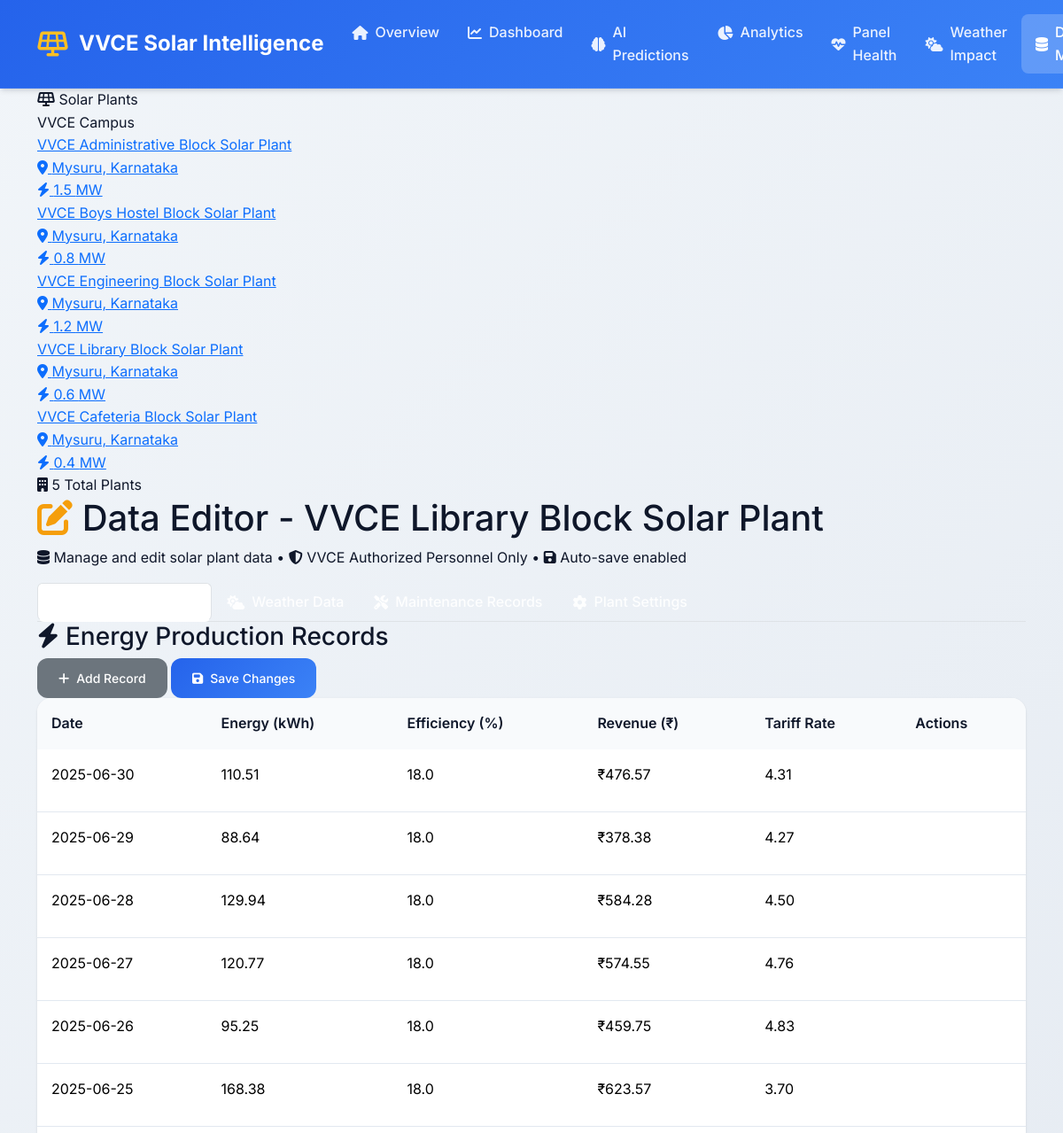
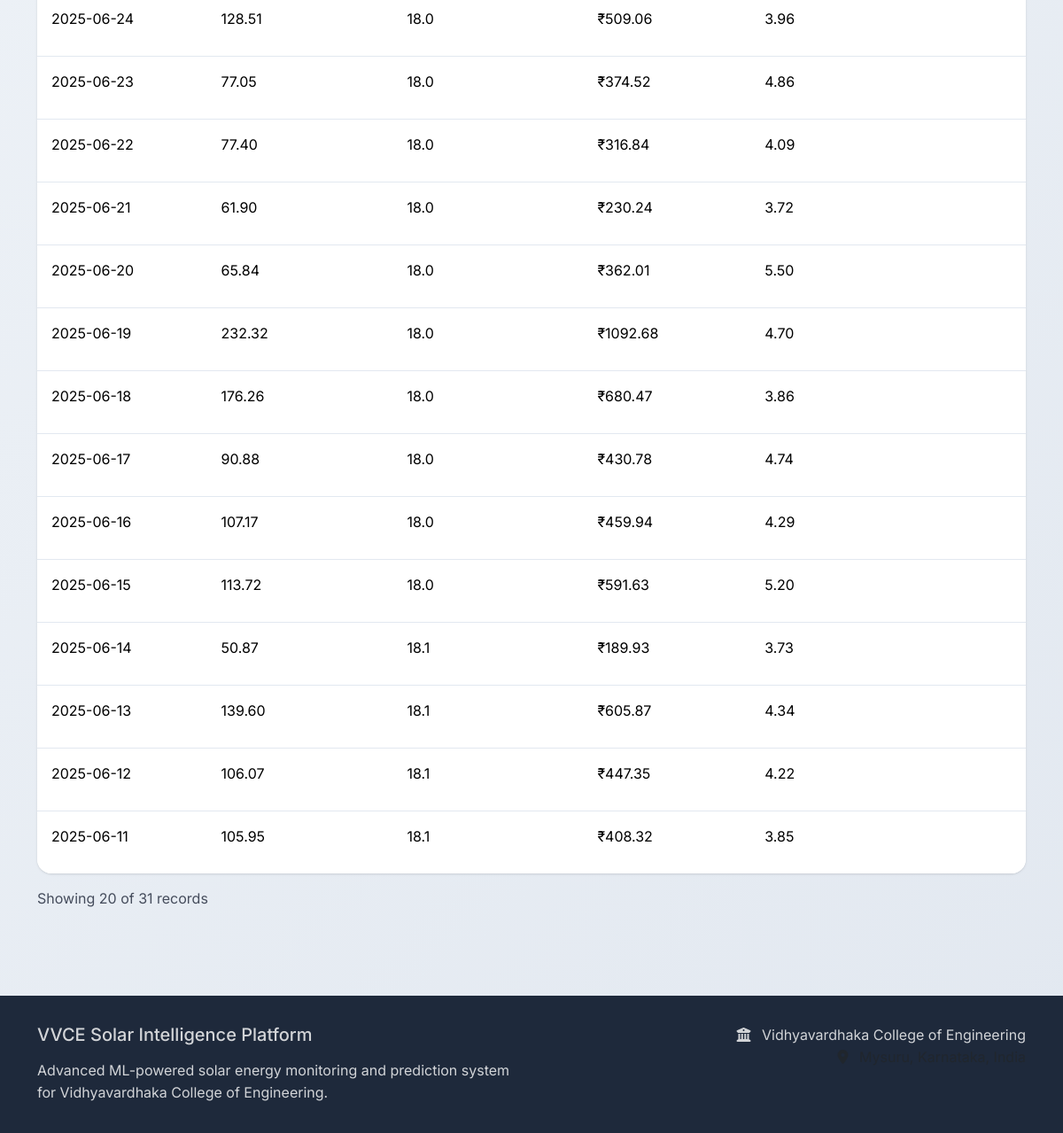
The app's page /data_editor/4 with its own data (2 pictures, top to bottom).
### models.py (models this page shows)
class SolarPlant(db.Model):
    id = db.Column(db.Integer, primary_key=True)
    name = db.Column(db.String(100), nullable=False)
    location = db.Column(db.String(100), nullable=False)
    capacity_mw = db.Column(db.Float, nullable=False)
    installation_date = db.Column(db.Date, nullable=False)
    panel_type = db.Column(db.String(50), nullable=False)
    efficiency_rating = db.Column(db.Float, nullable=False)
    created_at = db.Column(db.DateTime, default=datetime.utcnow)

class EnergyProduction(db.Model):
    id = db.Column(db.Integer, primary_key=True)
    plant_id = db.Column(db.Integer, db.ForeignKey('solar_plant.id'), nullable=False)
    date = db.Column(db.Date, nullable=False)
    energy_produced = db.Column(db.Float, nullable=False)  # kWh
    equipment_efficiency = db.Column(db.Float, nullable=False)  # Percentage
    revenue_inr = db.Column(db.Float, nullable=False)  # Indian Rupees
    tariff_rate = db.Column(db.Float, nullable=False)  # INR per kWh
    created_at = db.Column(db.DateTime, default=datetime.utcnow)
    plant = db.relationship('SolarPlant', backref=db.backref('energy_production', lazy=True))

### routes.py (the view)
@app.route('/data_editor')
@app.route('/data_editor/<int:plant_id>')
def data_editor(plant_id=None):
    try:
        if plant_id:
            plant = SolarPlant.query.get_or_404(plant_id)
        else:
            plant = SolarPlant.query.first()
            if not plant:
                flash('No solar plants found', 'warning')
                return redirect(url_for('index'))
            plant_id = plant.id
        end_date = date.today()
        start_date = end_date - timedelta(days=30)
        energy_data = EnergyProduction.query.filter(
            EnergyProduction.plant_id == plant_id,
            EnergyProduction.date >= start_date
        ).order_by(EnergyProduction.date.desc()).all()
        weather_data = WeatherData.query.filter(
            WeatherData.plant_id == plant_id,
            WeatherData.date >= start_date
        ).order_by(WeatherData.date.desc()).all()
        maintenance_data = MaintenanceRecord.query.filter(
            MaintenanceRecord.plant_id == plant_id
        ).order_by(MaintenanceRecord.date.desc()).limit(50).all()
        all_plants = SolarPlant.query.all()
        return render_template('data_editor.html',
                             plant=plant,
                             all_plants=all_plants,
                             energy_data=energy_data,
                             weather_data=weather_data,
                             maintenance_data=maintenance_data)
    except Exception as e:
        logging.error(f"Error in data editor route: {e}")
        flash('Error loading data editor', 'error')
        return redirect(url_for('index'))

### templates/data_editor.html (shortened to what this page needs)
{% extends "base.html" %}
{% block content %}
<div class="app-container">
    <aside class="app-sidebar">
        <div class="sidebar-header">
            <div class="sidebar-title">
                <i class="fas fa-solar-panel"></i>
                Solar Plants
            </div>
            <div class="sidebar-subtitle">VVCE Campus</div>
        </div>
        <div class="plant-list">
            {% for p in all_plants %}
            <a href="{{ url_for('data_editor', plant_id=p.id) }}"
               class="plant-item {% if p.id == plant.id %}active{% endif %}">
                <div class="plant-name">{{ p.name }}</div>
                <div class="plant-details">
                    <div class="plant-location">
                        <i class="fas fa-map-marker-alt"></i>
                        {{ p.location }}
                    </div>
                    <div class="plant-capacity">
                        <i class="fas fa-bolt"></i>
                        {{ p.capacity_mw }} MW
                    </div>
                </div>
            </a>
            {% endfor %}
        </div>
        <div class="sidebar-footer">
            <i class="fas fa-building"></i>
            {{ all_plants|length }} Total Plants
        </div>
    </aside>
    <main class="app-main">
        <div class="page-header">
            <h1 class="page-title">
                <i class="fas fa-edit" style="color: #f59e0b;"></i>
                Data Editor - {{ plant.name }}
            </h1>
            <p class="page-subtitle">
                <i class="fas fa-database"></i> Manage and edit solar plant data •
                <i class="fas fa-shield-alt"></i> VVCE Authorized Personnel Only •
                <i class="fas fa-save"></i> Auto-save enabled
            </p>
        </div>
        <div class="content-section">
            <ul class="nav nav-tabs" id="dataEditorTabs" role="tablist">
                <li class="nav-item" role="presentation">
                    <button class="nav-link active" id="energy-tab" data-bs-toggle="tab" data-bs-target="#energy-data" type="button" role="tab">
                        <i class="fas fa-bolt"></i> Energy Production
                    </button>
                </li>
                <li class="nav-item" role="presentation">
                    <button class="nav-link" id="weather-tab" data-bs-toggle="tab" data-bs-target="#weather-data" type="button" role="tab">
                        <i class="fas fa-cloud-sun"></i> Weather Data
                    </button>
                </li>
                <li class="nav-item" role="presentation">
                    <button class="nav-link" id="maintenance-tab" data-bs-toggle="tab" data-bs-target="#maintenance-data" type="button" role="tab">
                        <i class="fas fa-tools"></i> Maintenance Records
                    </button>
                </li>
                <li class="nav-item" role="presentation">
                    <button class="nav-link" id="plant-tab" data-bs-toggle="tab" data-bs-target="#plant-data" type="button" role="tab">
                        <i class="fas fa-cog"></i> Plant Settings
                    </button>
                </li>
            </ul>
            <div class="tab-content" id="dataEditorTabContent">
                <div class="tab-pane fade show active" id="energy-data" role="tabpanel">
                    <div class="section-header">
                        <h3 class="section-title">
                            <i class="fas fa-bolt"></i> Energy Production Records
                        </h3>
                        <div class="flex gap-2">
                            <button class="btn btn-secondary btn-sm" onclick="addEnergyRecord()">
                                <i class="fas fa-plus"></i> Add Record
                            </button>
                            <button class="btn btn-primary btn-sm" onclick="saveAllChanges()">
                                <i class="fas fa-save"></i> Save Changes
                            </button>
                        </div>
                    </div>
                    <div class="section-content">
                        <div class="table-container">
                            <table class="table" id="energyTable">
                                <thead>
                                    <tr>
                                        <th>Date</th>
                                        <th>Energy (kWh)</th>
                                        <th>Efficiency (%)</th>
                                        <th>Revenue (₹)</th>
                                        <th>Tariff Rate</th>
                                        <th>Actions</th>
                                    </tr>
                                </thead>
                                <tbody>
                                    {% for record in energy_data[:20] %}
                                    <tr data-id="{{ record.id }}">
                                        <td>{{ record.date.strftime('%Y-%m-%d') }}</td>
                                        <td class="editable-cell" data-field="energy_produced">{{ '{:.2f}'.format(record.energy_produced) }}</td>
                                        <td class="editable-cell" data-field="equipment_efficiency">{{ '{:.1f}'.format(record.equipment_efficiency) }}</td>
                                        <td class="editable-cell" data-field="revenue_inr">₹{{ '{:.2f}'.format(record.revenue_inr) }}</td>
                                        <td class="editable-cell" data-field="tariff_rate">{{ '{:.2f}'.format(record.tariff_rate) }}</td>
                                        <td>
                                            <button class="btn btn-sm" style="background: var(--danger); color: white;" onclick="deleteRecord('energy', {{ record.id }})">
                                                <i class="fas fa-trash"></i>
                                            </button>
                                        </td>
                                    </tr>
                                    {% endfor %}
                                </tbody>
                            </table>
                        </div>
                        <div class="mt-3 text-sm opacity-75">
                            Showing {{ energy_data[:20]|length }} of {{ energy_data|length }} records
                        </div>
                    </div>
                </div>
            </div>
        </div>
    </main>
</div>
{% endblock %}

### templates/base.html (style rules this page uses)
:root { --primary-color: #2563eb; --primary-dark: #1d4ed8; --secondary-color: #059669; --accent-color: #f59e0b; --warning-color: #dc2626; --success-color: #16a34a; --surface-color: #ffffff; --surface-alt: #f8fafc; --surface-dark: #1e293b; --text-primary: #0f172a; --text-secondary: #64748b; --text-light: #94a3b8; --border-color: #e2e8f0; --shadow-light: 0 1px 3px 0 rgb(0 0 0 / 0.1), 0 1px 2px -1px rgb(0 0 0 / 0.1); --shadow-medium: 0 4px 6px -1px rgb(0 0 0 / 0.1), 0 2px 4px -2px rgb(0 0 0 / 0.1); --shadow-large: 0 10px 15px -3px rgb(0 0 0 / 0.1), 0 4px 6px -4px rgb(0 0 0 / 0.1); --gradient-primary: linear-gradient(135deg, #2563eb 0%, #3b82f6 100%); --gradient-success: linear-gradient(135deg, #059669 0%, #10b981 100%); --gradient-warning: linear-gradient(135deg, #f59e0b 0%, #fbbf24 100%); }
* { margin: 0; padding: 0; box-sizing: border-box; }
body { font-family: 'Inter', -apple-system, BlinkMacSystemFont, 'Segoe UI', sans-serif; background: linear-gradient(135deg, #f1f5f9 0%, #e2e8f0 100%); color: var(--text-primary); line-height: 1.6; min-height: 100vh; }
.nav-link { color: rgba(255, 255, 255, 0.9) !important; font-weight: 500; padding: 0.5rem 1rem !important; border-radius: 0.5rem; transition: all 0.3s ease; display: flex; align-items: center; gap: 0.5rem; }
.nav-link.active { background: rgba(255, 255, 255, 0.2); color: white !important; }
.btn { border-radius: 0.75rem; font-weight: 500; padding: 0.75rem 1.5rem; border: none; transition: all 0.3s ease; display: inline-flex; align-items: center; gap: 0.5rem; text-decoration: none; }
.btn-primary { background: var(--gradient-primary); color: white; }
.table { background: white; border-radius: 1rem; overflow: hidden; box-shadow: var(--shadow-light); }
.table thead th { background: var(--surface-alt); border: none; color: var(--text-primary); font-weight: 600; padding: 1rem; }
.table tbody td { border: none; padding: 1rem; border-bottom: 1px solid var(--border-color); }
.table tbody tr:last-child td { border-bottom: none; }

### records on screen
SolarPlant: name "VVCE Administrative Block Solar Plant", location "Mysuru, Karnataka", capacity_mw "1.5"
SolarPlant: name "VVCE Boys Hostel Block Solar Plant", location "Mysuru, Karnataka", capacity_mw "0.8"
SolarPlant: name "VVCE Engineering Block Solar Plant", location "Mysuru, Karnataka", capacity_mw "1.2"
SolarPlant: name "VVCE Library Block Solar Plant", location "Mysuru, Karnataka", capacity_mw "0.6"
SolarPlant: name "VVCE Cafeteria Block Solar Plant", location "Mysuru, Karnataka", capacity_mw "0.4"
EnergyProduction: date "2025-06-30", energy_produced "110.51", equipment_efficiency "18.0", revenue_inr "476.57", tariff_rate "4.31"
EnergyProduction: date "2025-06-29", energy_produced "88.64", equipment_efficiency "18.0", revenue_inr "378.38", tariff_rate "4.27"
EnergyProduction: date "2025-06-28", energy_produced "129.94", equipment_efficiency "18.0", revenue_inr "584.28", tariff_rate "4.50"
EnergyProduction: date "2025-06-27", energy_produced "120.77", equipment_efficiency "18.0", revenue_inr "574.55", tariff_rate "4.76"
EnergyProduction: date "2025-06-26", energy_produced "95.25", equipment_efficiency "18.0", revenue_inr "459.75", tariff_rate "4.83"
EnergyProduction: date "2025-06-25", energy_produced "168.38", equipment_efficiency "18.0", revenue_inr "623.57", tariff_rate "3.70"
EnergyProduction: date "2025-06-24", energy_produced "128.51", equipment_efficiency "18.0", revenue_inr "509.06", tariff_rate "3.96"
EnergyProduction: date "2025-06-23", energy_produced "77.05", equipment_efficiency "18.0", revenue_inr "374.52", tariff_rate "4.86"
EnergyProduction: date "2025-06-22", energy_produced "77.40", equipment_efficiency "18.0", revenue_inr "316.84", tariff_rate "4.09"
EnergyProduction: date "2025-06-21", energy_produced "61.90", equipment_efficiency "18.0", revenue_inr "230.24", tariff_rate "3.72"
EnergyProduction: date "2025-06-20", energy_produced "65.84", equipment_efficiency "18.0", revenue_inr "362.01", tariff_rate "5.50"
EnergyProduction: date "2025-06-19", energy_produced "232.32", equipment_efficiency "18.0", revenue_inr "1092.68", tariff_rate "4.70"
EnergyProduction: date "2025-06-18", energy_produced "176.26", equipment_efficiency "18.0", revenue_inr "680.47", tariff_rate "3.86"
EnergyProduction: date "2025-06-17", energy_produced "90.88", equipment_efficiency "18.0", revenue_inr "430.78", tariff_rate "4.74"
EnergyProduction: date "2025-06-16", energy_produced "107.17", equipment_efficiency "18.0", revenue_inr "459.94", tariff_rate "4.29"
EnergyProduction: date "2025-06-15", energy_produced "113.72", equipment_efficiency "18.0", revenue_inr "591.63", tariff_rate "5.20"
EnergyProduction: date "2025-06-14", energy_produced "50.87", equipment_efficiency "18.1", revenue_inr "189.93", tariff_rate "3.73"
EnergyProduction: date "2025-06-13", energy_produced "139.60", equipment_efficiency "18.1", revenue_inr "605.87", tariff_rate "4.34"
EnergyProduction: date "2025-06-12", energy_produced "106.07", equipment_efficiency "18.1", revenue_inr "447.35", tariff_rate "4.22"
EnergyProduction: date "2025-06-11", energy_produced "105.95", equipment_efficiency "18.1", revenue_inr "408.32", tariff_rate "3.85"

### other values on screen
{{ all_plants|length }} "5"
{{ energy_data[:20]|length }} "20"
{{ energy_data|length }} "31"
